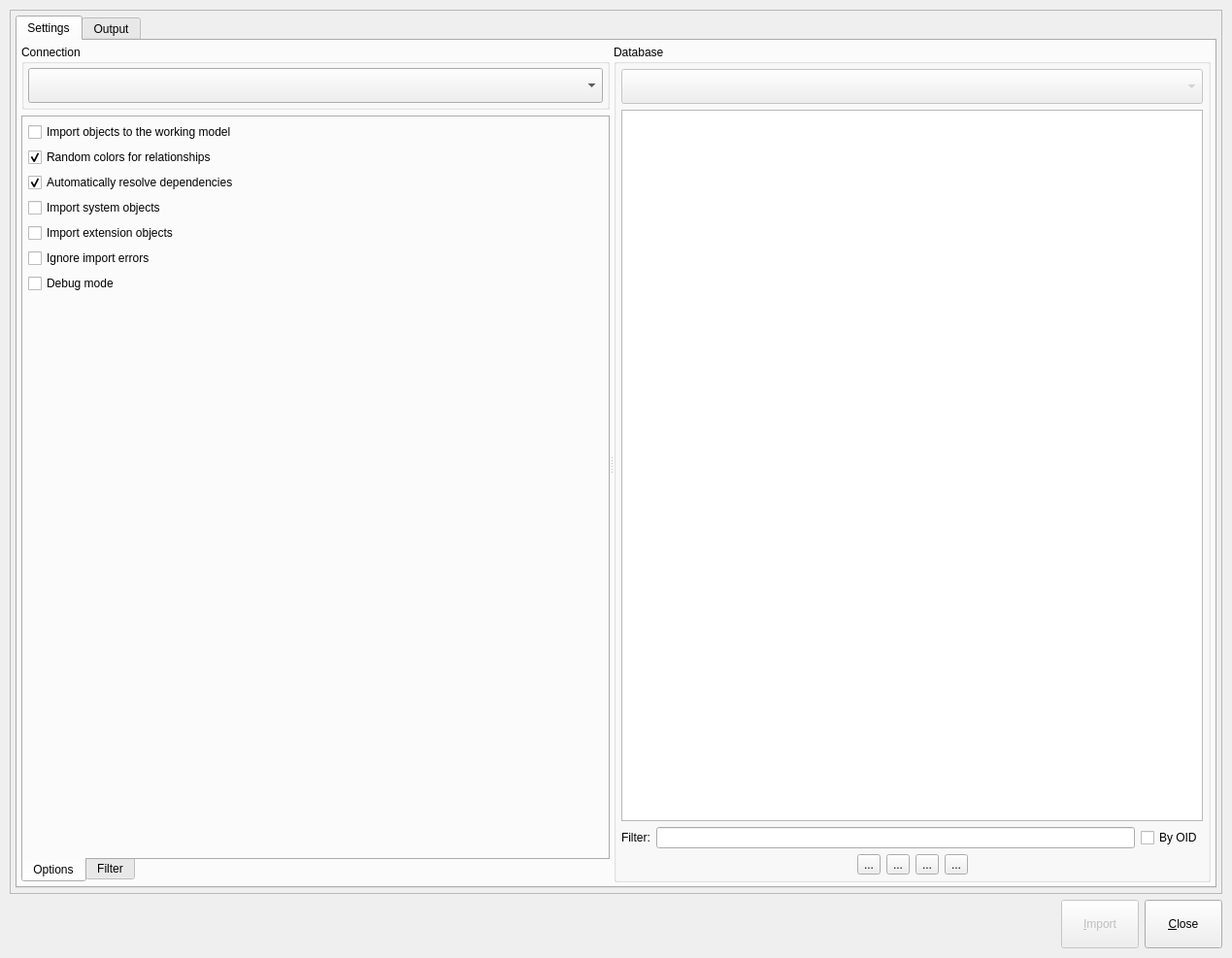
<?xml version="1.0" encoding="UTF-8"?>
<ui version="4.0">
 <class>DatabaseImportForm</class>
 <widget class="QDialog" name="DatabaseImportForm">
  <property name="windowModality">
   <enum>Qt::ApplicationModal</enum>
  </property>
  <property name="geometry">
   <rect>
    <x>0</x>
    <y>0</y>
    <width>1269</width>
    <height>987</height>
   </rect>
  </property>
  <property name="sizePolicy">
   <sizepolicy hsizetype="Preferred" vsizetype="Preferred">
    <horstretch>0</horstretch>
    <verstretch>0</verstretch>
   </sizepolicy>
  </property>
  <property name="minimumSize">
   <size>
    <width>800</width>
    <height>600</height>
   </size>
  </property>
  <property name="maximumSize">
   <size>
    <width>16777215</width>
    <height>16777215</height>
   </size>
  </property>
  <property name="windowTitle">
   <string>Import database</string>
  </property>
  <property name="windowIcon">
   <iconset resource="../../res/resources.qrc">
    <normaloff>:/icons/icons/pgmodeler_logo.png</normaloff>:/icons/icons/pgmodeler_logo.png</iconset>
  </property>
  <layout class="QGridLayout" name="gridLayout_24">
   <property name="leftMargin">
    <number>10</number>
   </property>
   <property name="topMargin">
    <number>10</number>
   </property>
   <property name="rightMargin">
    <number>10</number>
   </property>
   <property name="bottomMargin">
    <number>10</number>
   </property>
   <item row="0" column="0" colspan="3">
    <widget class="QFrame" name="frame">
     <property name="enabled">
      <bool>true</bool>
     </property>
     <property name="sizePolicy">
      <sizepolicy hsizetype="Expanding" vsizetype="Expanding">
       <horstretch>0</horstretch>
       <verstretch>0</verstretch>
      </sizepolicy>
     </property>
     <property name="frameShape">
      <enum>QFrame::StyledPanel</enum>
     </property>
     <property name="frameShadow">
      <enum>QFrame::Raised</enum>
     </property>
     <layout class="QGridLayout" name="gridLayout_3">
      <property name="leftMargin">
       <number>5</number>
      </property>
      <property name="topMargin">
       <number>5</number>
      </property>
      <property name="rightMargin">
       <number>5</number>
      </property>
      <property name="bottomMargin">
       <number>5</number>
      </property>
      <item row="0" column="0" colspan="2">
       <widget class="QTabWidget" name="settings_tbw">
        <property name="enabled">
         <bool>true</bool>
        </property>
        <property name="sizePolicy">
         <sizepolicy hsizetype="Expanding" vsizetype="Expanding">
          <horstretch>0</horstretch>
          <verstretch>0</verstretch>
         </sizepolicy>
        </property>
        <property name="currentIndex">
         <number>0</number>
        </property>
        <widget class="QWidget" name="tab_7">
         <attribute name="title">
          <string>Settings</string>
         </attribute>
         <layout class="QGridLayout" name="gridLayout">
          <property name="leftMargin">
           <number>4</number>
          </property>
          <property name="topMargin">
           <number>4</number>
          </property>
          <property name="rightMargin">
           <number>4</number>
          </property>
          <property name="bottomMargin">
           <number>4</number>
          </property>
          <item row="0" column="0">
           <widget class="QSplitter" name="splitter">
            <property name="orientation">
             <enum>Qt::Horizontal</enum>
            </property>
            <property name="childrenCollapsible">
             <bool>false</bool>
            </property>
            <widget class="QWidget" name="layoutWidget">
             <layout class="QVBoxLayout" name="verticalLayout">
              <item>
               <widget class="QGroupBox" name="groupBox">
                <property name="title">
                 <string>Connection</string>
                </property>
                <layout class="QHBoxLayout" name="horizontalLayout">
                 <property name="leftMargin">
                  <number>4</number>
                 </property>
                 <property name="topMargin">
                  <number>4</number>
                 </property>
                 <property name="rightMargin">
                  <number>4</number>
                 </property>
                 <property name="bottomMargin">
                  <number>4</number>
                 </property>
                 <item>
                  <widget class="QComboBox" name="connections_cmb">
                   <property name="sizePolicy">
                    <sizepolicy hsizetype="Expanding" vsizetype="Fixed">
                     <horstretch>0</horstretch>
                     <verstretch>0</verstretch>
                    </sizepolicy>
                   </property>
                   <property name="sizeAdjustPolicy">
                    <enum>QComboBox::AdjustToMinimumContentsLengthWithIcon</enum>
                   </property>
                   <property name="iconSize">
                    <size>
                     <width>28</width>
                     <height>28</height>
                    </size>
                   </property>
                  </widget>
                 </item>
                </layout>
               </widget>
              </item>
              <item>
               <widget class="QTabWidget" name="options_tbw">
                <property name="sizePolicy">
                 <sizepolicy hsizetype="Preferred" vsizetype="Expanding">
                  <horstretch>0</horstretch>
                  <verstretch>0</verstretch>
                 </sizepolicy>
                </property>
                <property name="tabPosition">
                 <enum>QTabWidget::South</enum>
                </property>
                <property name="currentIndex">
                 <number>0</number>
                </property>
                <widget class="QWidget" name="options_pg">
                 <attribute name="title">
                  <string>Options</string>
                 </attribute>
                 <layout class="QGridLayout" name="gridLayout_2">
                  <property name="leftMargin">
                   <number>5</number>
                  </property>
                  <property name="topMargin">
                   <number>5</number>
                  </property>
                  <property name="rightMargin">
                   <number>5</number>
                  </property>
                  <property name="bottomMargin">
                   <number>5</number>
                  </property>
                  <item row="5" column="0" colspan="3">
                   <widget class="QCheckBox" name="ignore_errors_chk">
                    <property name="sizePolicy">
                     <sizepolicy hsizetype="Preferred" vsizetype="Fixed">
                      <horstretch>0</horstretch>
                      <verstretch>0</verstretch>
                     </sizepolicy>
                    </property>
                    <property name="toolTip">
                     <string>&lt;p&gt; pgModeler ignores import errors and will try to create as many as possible objects. By checking this option the import operation will not be aborted but an incomplete model will be constructed. This option generates a log file on pgModeler's temp directory.&lt;/p&gt;</string>
                    </property>
                    <property name="statusTip">
                     <string/>
                    </property>
                    <property name="whatsThis">
                     <string/>
                    </property>
                    <property name="text">
                     <string>Ignore import errors</string>
                    </property>
                   </widget>
                  </item>
                  <item row="2" column="0" colspan="3">
                   <widget class="QCheckBox" name="resolve_deps_chk">
                    <property name="sizePolicy">
                     <sizepolicy hsizetype="Preferred" vsizetype="Fixed">
                      <horstretch>0</horstretch>
                      <verstretch>0</verstretch>
                     </sizepolicy>
                    </property>
                    <property name="toolTip">
                     <string>&lt;p&gt;Resolve some of the object's dependencies by querying the catalog when a needed object does not exists on the loaded set. In some cases it's necessary to combine this option with others below. This option does not applies to database level objects like role, tablespace and language as well for data types, extensions.&lt;/p&gt;</string>
                    </property>
                    <property name="statusTip">
                     <string/>
                    </property>
                    <property name="whatsThis">
                     <string/>
                    </property>
                    <property name="text">
                     <string>Automatically resolve dependencies</string>
                    </property>
                    <property name="checked">
                     <bool>true</bool>
                    </property>
                   </widget>
                  </item>
                  <item row="3" column="0" colspan="3">
                   <widget class="QCheckBox" name="import_sys_objs_chk">
                    <property name="sizePolicy">
                     <sizepolicy hsizetype="Preferred" vsizetype="Fixed">
                      <horstretch>0</horstretch>
                      <verstretch>0</verstretch>
                     </sizepolicy>
                    </property>
                    <property name="toolTip">
                     <string>&lt;p&gt;Enables the import of system built-in objects. It's recommend to select only those objects that are directly referenced by the ones to be imported. WARNING: Try to import a huge set of system objects can bloat the resultant model or even crash pgModeler due to memory/cpu overuse.&lt;/p&gt;</string>
                    </property>
                    <property name="statusTip">
                     <string/>
                    </property>
                    <property name="whatsThis">
                     <string/>
                    </property>
                    <property name="text">
                     <string>Import system objects</string>
                    </property>
                   </widget>
                  </item>
                  <item row="4" column="0" colspan="3">
                   <widget class="QCheckBox" name="import_ext_objs_chk">
                    <property name="sizePolicy">
                     <sizepolicy hsizetype="Preferred" vsizetype="Fixed">
                      <horstretch>0</horstretch>
                      <verstretch>0</verstretch>
                     </sizepolicy>
                    </property>
                    <property name="toolTip">
                     <string>&lt;p&gt;Enables the import of objects created by extensions. Generally there is no need to check this option but if there are objects in the database that directly references this category of objects this mode must be enabled.&lt;/p&gt;</string>
                    </property>
                    <property name="statusTip">
                     <string/>
                    </property>
                    <property name="whatsThis">
                     <string/>
                    </property>
                    <property name="text">
                     <string>Import extension objects</string>
                    </property>
                   </widget>
                  </item>
                  <item row="1" column="0" colspan="3">
                   <widget class="QCheckBox" name="rand_rel_color_chk">
                    <property name="sizePolicy">
                     <sizepolicy hsizetype="Preferred" vsizetype="Fixed">
                      <horstretch>0</horstretch>
                      <verstretch>0</verstretch>
                     </sizepolicy>
                    </property>
                    <property name="toolTip">
                     <string>&lt;p&gt;Random colors will be assigned to imported relationships facilitating the identification of links between tables mainly in large models.&lt;/p&gt;</string>
                    </property>
                    <property name="statusTip">
                     <string/>
                    </property>
                    <property name="text">
                     <string>Random colors for relationships</string>
                    </property>
                    <property name="checked">
                     <bool>true</bool>
                    </property>
                   </widget>
                  </item>
                  <item row="0" column="0" colspan="3">
                   <widget class="QCheckBox" name="import_to_model_chk">
                    <property name="sizePolicy">
                     <sizepolicy hsizetype="Preferred" vsizetype="Fixed">
                      <horstretch>0</horstretch>
                      <verstretch>0</verstretch>
                     </sizepolicy>
                    </property>
                    <property name="toolTip">
                     <string>&lt;p&gt;Create all imported objects in the current working model instead of create a new one.&lt;/p&gt;</string>
                    </property>
                    <property name="statusTip">
                     <string/>
                    </property>
                    <property name="text">
                     <string>Import objects to the working model</string>
                    </property>
                    <property name="checked">
                     <bool>false</bool>
                    </property>
                   </widget>
                  </item>
                  <item row="7" column="0" colspan="3">
                   <spacer name="verticalSpacer">
                    <property name="orientation">
                     <enum>Qt::Vertical</enum>
                    </property>
                    <property name="sizeHint" stdset="0">
                     <size>
                      <width>302</width>
                      <height>168</height>
                     </size>
                    </property>
                   </spacer>
                  </item>
                  <item row="6" column="0" colspan="3">
                   <widget class="QCheckBox" name="debug_mode_chk">
                    <property name="sizePolicy">
                     <sizepolicy hsizetype="Preferred" vsizetype="Fixed">
                      <horstretch>0</horstretch>
                      <verstretch>0</verstretch>
                     </sizepolicy>
                    </property>
                    <property name="toolTip">
                     <string>&lt;p&gt;All catalog queries as well the created objects' source code are printed to standard output (stdout).&lt;/p&gt;</string>
                    </property>
                    <property name="statusTip">
                     <string/>
                    </property>
                    <property name="whatsThis">
                     <string/>
                    </property>
                    <property name="text">
                     <string>Debug mode</string>
                    </property>
                   </widget>
                  </item>
                 </layout>
                </widget>
                <widget class="QWidget" name="tab">
                 <attribute name="title">
                  <string>Filter</string>
                 </attribute>
                </widget>
               </widget>
              </item>
             </layout>
            </widget>
            <widget class="QGroupBox" name="database_gb">
             <property name="enabled">
              <bool>true</bool>
             </property>
             <property name="sizePolicy">
              <sizepolicy hsizetype="Expanding" vsizetype="Preferred">
               <horstretch>0</horstretch>
               <verstretch>0</verstretch>
              </sizepolicy>
             </property>
             <property name="title">
              <string>Database</string>
             </property>
             <layout class="QGridLayout" name="gridLayout_5">
              <property name="leftMargin">
               <number>5</number>
              </property>
              <property name="topMargin">
               <number>5</number>
              </property>
              <property name="rightMargin">
               <number>5</number>
              </property>
              <property name="bottomMargin">
               <number>5</number>
              </property>
              <item row="3" column="0" colspan="2">
               <widget class="QWidget" name="buttons_wgt" native="true">
                <property name="enabled">
                 <bool>true</bool>
                </property>
                <property name="minimumSize">
                 <size>
                  <width>0</width>
                  <height>0</height>
                 </size>
                </property>
                <layout class="QHBoxLayout" name="horizontalLayout_4">
                 <property name="leftMargin">
                  <number>0</number>
                 </property>
                 <property name="topMargin">
                  <number>0</number>
                 </property>
                 <property name="rightMargin">
                  <number>0</number>
                 </property>
                 <property name="bottomMargin">
                  <number>0</number>
                 </property>
                 <item>
                  <spacer name="horizontalSpacer">
                   <property name="orientation">
                    <enum>Qt::Horizontal</enum>
                   </property>
                   <property name="sizeHint" stdset="0">
                    <size>
                     <width>90</width>
                     <height>20</height>
                    </size>
                   </property>
                  </spacer>
                 </item>
                 <item>
                  <widget class="QToolButton" name="select_all_tb">
                   <property name="enabled">
                    <bool>true</bool>
                   </property>
                   <property name="sizePolicy">
                    <sizepolicy hsizetype="Preferred" vsizetype="Preferred">
                     <horstretch>0</horstretch>
                     <verstretch>0</verstretch>
                    </sizepolicy>
                   </property>
                   <property name="minimumSize">
                    <size>
                     <width>0</width>
                     <height>0</height>
                    </size>
                   </property>
                   <property name="toolTip">
                    <string>Select all objects</string>
                   </property>
                   <property name="text">
                    <string>...</string>
                   </property>
                   <property name="icon">
                    <iconset resource="../../res/resources.qrc">
                     <normaloff>:/icons/icons/selectmove.png</normaloff>:/icons/icons/selectmove.png</iconset>
                   </property>
                   <property name="iconSize">
                    <size>
                     <width>32</width>
                     <height>32</height>
                    </size>
                   </property>
                   <property name="checkable">
                    <bool>false</bool>
                   </property>
                  </widget>
                 </item>
                 <item>
                  <widget class="QToolButton" name="clear_all_tb">
                   <property name="enabled">
                    <bool>true</bool>
                   </property>
                   <property name="sizePolicy">
                    <sizepolicy hsizetype="Preferred" vsizetype="Preferred">
                     <horstretch>0</horstretch>
                     <verstretch>0</verstretch>
                    </sizepolicy>
                   </property>
                   <property name="minimumSize">
                    <size>
                     <width>0</width>
                     <height>0</height>
                    </size>
                   </property>
                   <property name="toolTip">
                    <string>Clear object selection</string>
                   </property>
                   <property name="text">
                    <string>...</string>
                   </property>
                   <property name="icon">
                    <iconset resource="../../res/resources.qrc">
                     <normaloff>:/icons/icons/clearobjsel.png</normaloff>:/icons/icons/clearobjsel.png</iconset>
                   </property>
                   <property name="iconSize">
                    <size>
                     <width>32</width>
                     <height>32</height>
                    </size>
                   </property>
                   <property name="checkable">
                    <bool>false</bool>
                   </property>
                  </widget>
                 </item>
                 <item>
                  <widget class="QToolButton" name="expand_all_tb">
                   <property name="enabled">
                    <bool>true</bool>
                   </property>
                   <property name="sizePolicy">
                    <sizepolicy hsizetype="Preferred" vsizetype="Preferred">
                     <horstretch>0</horstretch>
                     <verstretch>0</verstretch>
                    </sizepolicy>
                   </property>
                   <property name="minimumSize">
                    <size>
                     <width>0</width>
                     <height>0</height>
                    </size>
                   </property>
                   <property name="toolTip">
                    <string>Expands all items</string>
                   </property>
                   <property name="text">
                    <string>...</string>
                   </property>
                   <property name="icon">
                    <iconset resource="../../res/resources.qrc">
                     <normaloff>:/icons/icons/add.png</normaloff>:/icons/icons/add.png</iconset>
                   </property>
                   <property name="iconSize">
                    <size>
                     <width>32</width>
                     <height>32</height>
                    </size>
                   </property>
                   <property name="checkable">
                    <bool>false</bool>
                   </property>
                  </widget>
                 </item>
                 <item>
                  <widget class="QToolButton" name="collapse_all_tb">
                   <property name="enabled">
                    <bool>true</bool>
                   </property>
                   <property name="sizePolicy">
                    <sizepolicy hsizetype="Preferred" vsizetype="Preferred">
                     <horstretch>0</horstretch>
                     <verstretch>0</verstretch>
                    </sizepolicy>
                   </property>
                   <property name="minimumSize">
                    <size>
                     <width>0</width>
                     <height>0</height>
                    </size>
                   </property>
                   <property name="toolTip">
                    <string>Collapses all items</string>
                   </property>
                   <property name="text">
                    <string>...</string>
                   </property>
                   <property name="icon">
                    <iconset resource="../../res/resources.qrc">
                     <normaloff>:/icons/icons/remove.png</normaloff>:/icons/icons/remove.png</iconset>
                   </property>
                   <property name="iconSize">
                    <size>
                     <width>32</width>
                     <height>32</height>
                    </size>
                   </property>
                   <property name="checkable">
                    <bool>false</bool>
                   </property>
                  </widget>
                 </item>
                 <item>
                  <spacer name="horizontalSpacer_2">
                   <property name="orientation">
                    <enum>Qt::Horizontal</enum>
                   </property>
                   <property name="sizeHint" stdset="0">
                    <size>
                     <width>101</width>
                     <height>20</height>
                    </size>
                   </property>
                  </spacer>
                 </item>
                </layout>
               </widget>
              </item>
              <item row="2" column="0" colspan="2">
               <widget class="QStackedWidget" name="db_objects_stw">
                <property name="enabled">
                 <bool>true</bool>
                </property>
                <property name="currentIndex">
                 <number>0</number>
                </property>
                <widget class="QWidget" name="page">
                 <layout class="QVBoxLayout" name="verticalLayout_2">
                  <property name="leftMargin">
                   <number>0</number>
                  </property>
                  <property name="topMargin">
                   <number>0</number>
                  </property>
                  <property name="rightMargin">
                   <number>0</number>
                  </property>
                  <property name="bottomMargin">
                   <number>0</number>
                  </property>
                  <item>
                   <widget class="QWidget" name="objs_parent_wgt" native="true">
                    <property name="enabled">
                     <bool>true</bool>
                    </property>
                    <layout class="QGridLayout" name="gridLayout_6">
                     <property name="leftMargin">
                      <number>0</number>
                     </property>
                     <property name="topMargin">
                      <number>0</number>
                     </property>
                     <property name="rightMargin">
                      <number>0</number>
                     </property>
                     <property name="bottomMargin">
                      <number>0</number>
                     </property>
                     <item row="1" column="0" colspan="2">
                      <layout class="QHBoxLayout" name="horizontalLayout_3">
                       <item>
                        <widget class="QLabel" name="filter_lbl">
                         <property name="enabled">
                          <bool>true</bool>
                         </property>
                         <property name="sizePolicy">
                          <sizepolicy hsizetype="Fixed" vsizetype="Preferred">
                           <horstretch>0</horstretch>
                           <verstretch>0</verstretch>
                          </sizepolicy>
                         </property>
                         <property name="text">
                          <string>Filter:</string>
                         </property>
                        </widget>
                       </item>
                       <item>
                        <widget class="QLineEdit" name="filter_edt">
                         <property name="enabled">
                          <bool>true</bool>
                         </property>
                         <property name="clearButtonEnabled">
                          <bool>true</bool>
                         </property>
                        </widget>
                       </item>
                       <item>
                        <widget class="QCheckBox" name="by_oid_chk">
                         <property name="enabled">
                          <bool>true</bool>
                         </property>
                         <property name="toolTip">
                          <string>Filter object by it's OID</string>
                         </property>
                         <property name="text">
                          <string>By OID</string>
                         </property>
                        </widget>
                       </item>
                      </layout>
                     </item>
                     <item row="0" column="0" colspan="2">
                      <widget class="QTreeWidget" name="db_objects_tw">
                       <property name="enabled">
                        <bool>true</bool>
                       </property>
                       <property name="minimumSize">
                        <size>
                         <width>300</width>
                         <height>0</height>
                        </size>
                       </property>
                       <property name="frameShadow">
                        <enum>QFrame::Sunken</enum>
                       </property>
                       <property name="editTriggers">
                        <set>QAbstractItemView::NoEditTriggers</set>
                       </property>
                       <property name="alternatingRowColors">
                        <bool>true</bool>
                       </property>
                       <property name="selectionMode">
                        <enum>QAbstractItemView::NoSelection</enum>
                       </property>
                       <property name="selectionBehavior">
                        <enum>QAbstractItemView::SelectRows</enum>
                       </property>
                       <property name="iconSize">
                        <size>
                         <width>28</width>
                         <height>28</height>
                        </size>
                       </property>
                       <property name="textElideMode">
                        <enum>Qt::ElideRight</enum>
                       </property>
                       <property name="rootIsDecorated">
                        <bool>true</bool>
                       </property>
                       <property name="uniformRowHeights">
                        <bool>true</bool>
                       </property>
                       <property name="sortingEnabled">
                        <bool>false</bool>
                       </property>
                       <property name="animated">
                        <bool>true</bool>
                       </property>
                       <property name="headerHidden">
                        <bool>true</bool>
                       </property>
                       <property name="expandsOnDoubleClick">
                        <bool>true</bool>
                       </property>
                       <property name="columnCount">
                        <number>2</number>
                       </property>
                       <attribute name="headerVisible">
                        <bool>false</bool>
                       </attribute>
                       <attribute name="headerMinimumSectionSize">
                        <number>50</number>
                       </attribute>
                       <attribute name="headerShowSortIndicator" stdset="0">
                        <bool>false</bool>
                       </attribute>
                       <column>
                        <property name="text">
                         <string notr="true">1</string>
                        </property>
                       </column>
                       <column>
                        <property name="text">
                         <string notr="true">2</string>
                        </property>
                       </column>
                      </widget>
                     </item>
                    </layout>
                   </widget>
                  </item>
                 </layout>
                </widget>
                <widget class="QWidget" name="page_2">
                 <layout class="QVBoxLayout" name="verticalLayout_3">
                  <property name="leftMargin">
                   <number>0</number>
                  </property>
                  <property name="topMargin">
                   <number>0</number>
                  </property>
                  <property name="rightMargin">
                   <number>0</number>
                  </property>
                  <property name="bottomMargin">
                   <number>0</number>
                  </property>
                  <item>
                   <widget class="QTableWidget" name="filtered_objs_tbw">
                    <property name="enabled">
                     <bool>true</bool>
                    </property>
                    <property name="editTriggers">
                     <set>QAbstractItemView::NoEditTriggers</set>
                    </property>
                    <property name="alternatingRowColors">
                     <bool>true</bool>
                    </property>
                    <property name="selectionMode">
                     <enum>QAbstractItemView::ExtendedSelection</enum>
                    </property>
                    <property name="selectionBehavior">
                     <enum>QAbstractItemView::SelectRows</enum>
                    </property>
                    <property name="iconSize">
                     <size>
                      <width>28</width>
                      <height>28</height>
                     </size>
                    </property>
                    <property name="gridStyle">
                     <enum>Qt::SolidLine</enum>
                    </property>
                    <property name="sortingEnabled">
                     <bool>true</bool>
                    </property>
                    <attribute name="horizontalHeaderMinimumSectionSize">
                     <number>30</number>
                    </attribute>
                    <attribute name="horizontalHeaderStretchLastSection">
                     <bool>true</bool>
                    </attribute>
                    <attribute name="verticalHeaderMinimumSectionSize">
                     <number>30</number>
                    </attribute>
                    <column>
                     <property name="text">
                      <string>Object</string>
                     </property>
                     <property name="textAlignment">
                      <set>AlignLeading|AlignVCenter</set>
                     </property>
                     <property name="icon">
                      <iconset resource="../../res/resources.qrc">
                       <normaloff>:/icons/icons/table.png</normaloff>:/icons/icons/table.png</iconset>
                     </property>
                    </column>
                    <column>
                     <property name="text">
                      <string>Type</string>
                     </property>
                     <property name="textAlignment">
                      <set>AlignLeading|AlignVCenter</set>
                     </property>
                     <property name="icon">
                      <iconset resource="../../res/resources.qrc">
                       <normaloff>:/icons/icons/usertype.png</normaloff>:/icons/icons/usertype.png</iconset>
                     </property>
                    </column>
                    <column>
                     <property name="text">
                      <string>ID</string>
                     </property>
                     <property name="icon">
                      <iconset resource="../../res/resources.qrc">
                       <normaloff>:/icons/icons/uid.png</normaloff>:/icons/icons/uid.png</iconset>
                     </property>
                    </column>
                    <column>
                     <property name="text">
                      <string>Parent</string>
                     </property>
                     <property name="textAlignment">
                      <set>AlignLeading|AlignVCenter</set>
                     </property>
                     <property name="icon">
                      <iconset resource="../../res/resources.qrc">
                       <normaloff>:/icons/icons/schema.png</normaloff>:/icons/icons/schema.png</iconset>
                     </property>
                    </column>
                    <column>
                     <property name="text">
                      <string>Type</string>
                     </property>
                     <property name="textAlignment">
                      <set>AlignLeading|AlignVCenter</set>
                     </property>
                     <property name="icon">
                      <iconset resource="../../res/resources.qrc">
                       <normaloff>:/icons/icons/usertype.png</normaloff>:/icons/icons/usertype.png</iconset>
                     </property>
                    </column>
                   </widget>
                  </item>
                 </layout>
                </widget>
               </widget>
              </item>
              <item row="0" column="0" colspan="2">
               <widget class="QComboBox" name="database_cmb">
                <property name="enabled">
                 <bool>false</bool>
                </property>
                <property name="sizePolicy">
                 <sizepolicy hsizetype="Preferred" vsizetype="Preferred">
                  <horstretch>0</horstretch>
                  <verstretch>0</verstretch>
                 </sizepolicy>
                </property>
                <property name="insertPolicy">
                 <enum>QComboBox::InsertAlphabetically</enum>
                </property>
                <property name="sizeAdjustPolicy">
                 <enum>QComboBox::AdjustToMinimumContentsLengthWithIcon</enum>
                </property>
                <property name="iconSize">
                 <size>
                  <width>28</width>
                  <height>28</height>
                 </size>
                </property>
               </widget>
              </item>
             </layout>
            </widget>
           </widget>
          </item>
         </layout>
        </widget>
        <widget class="QWidget" name="tab_8">
         <attribute name="title">
          <string>Output</string>
         </attribute>
         <layout class="QGridLayout" name="gridLayout_28">
          <property name="leftMargin">
           <number>5</number>
          </property>
          <property name="topMargin">
           <number>5</number>
          </property>
          <property name="rightMargin">
           <number>5</number>
          </property>
          <property name="bottomMargin">
           <number>5</number>
          </property>
          <item row="1" column="0" colspan="2">
           <layout class="QGridLayout" name="gridLayout_4">
            <property name="leftMargin">
             <number>5</number>
            </property>
            <property name="topMargin">
             <number>5</number>
            </property>
            <property name="rightMargin">
             <number>5</number>
            </property>
            <property name="bottomMargin">
             <number>5</number>
            </property>
            <item row="1" column="0">
             <widget class="QLabel" name="ico_lbl">
              <property name="sizePolicy">
               <sizepolicy hsizetype="Fixed" vsizetype="Fixed">
                <horstretch>0</horstretch>
                <verstretch>0</verstretch>
               </sizepolicy>
              </property>
              <property name="minimumSize">
               <size>
                <width>32</width>
                <height>32</height>
               </size>
              </property>
              <property name="maximumSize">
               <size>
                <width>32</width>
                <height>32</height>
               </size>
              </property>
              <property name="text">
               <string/>
              </property>
              <property name="scaledContents">
               <bool>true</bool>
              </property>
              <property name="alignment">
               <set>Qt::AlignCenter</set>
              </property>
             </widget>
            </item>
            <item row="0" column="0" colspan="4">
             <widget class="QLabel" name="progress_lbl">
              <property name="sizePolicy">
               <sizepolicy hsizetype="Preferred" vsizetype="Fixed">
                <horstretch>0</horstretch>
                <verstretch>0</verstretch>
               </sizepolicy>
              </property>
              <property name="text">
               <string>Progress label...</string>
              </property>
             </widget>
            </item>
            <item row="1" column="3">
             <widget class="QToolButton" name="cancel_btn">
              <property name="enabled">
               <bool>false</bool>
              </property>
              <property name="sizePolicy">
               <sizepolicy hsizetype="Fixed" vsizetype="Preferred">
                <horstretch>0</horstretch>
                <verstretch>0</verstretch>
               </sizepolicy>
              </property>
              <property name="text">
               <string>&amp;Cancel</string>
              </property>
              <property name="icon">
               <iconset resource="../../res/resources.qrc">
                <normaloff>:/icons/icons/cancel.png</normaloff>:/icons/icons/cancel.png</iconset>
              </property>
              <property name="iconSize">
               <size>
                <width>32</width>
                <height>32</height>
               </size>
              </property>
              <property name="toolButtonStyle">
               <enum>Qt::ToolButtonTextBesideIcon</enum>
              </property>
             </widget>
            </item>
            <item row="1" column="1" colspan="2">
             <widget class="QProgressBar" name="progress_pb">
              <property name="sizePolicy">
               <sizepolicy hsizetype="Expanding" vsizetype="Fixed">
                <horstretch>0</horstretch>
                <verstretch>0</verstretch>
               </sizepolicy>
              </property>
              <property name="value">
               <number>0</number>
              </property>
             </widget>
            </item>
           </layout>
          </item>
          <item row="0" column="0" colspan="2">
           <widget class="QTreeWidget" name="output_trw">
            <property name="sizePolicy">
             <sizepolicy hsizetype="Expanding" vsizetype="Expanding">
              <horstretch>0</horstretch>
              <verstretch>0</verstretch>
             </sizepolicy>
            </property>
            <property name="horizontalScrollBarPolicy">
             <enum>Qt::ScrollBarAsNeeded</enum>
            </property>
            <property name="sizeAdjustPolicy">
             <enum>QAbstractScrollArea::AdjustToContents</enum>
            </property>
            <property name="editTriggers">
             <set>QAbstractItemView::DoubleClicked|QAbstractItemView::EditKeyPressed</set>
            </property>
            <property name="alternatingRowColors">
             <bool>true</bool>
            </property>
            <property name="selectionMode">
             <enum>QAbstractItemView::SingleSelection</enum>
            </property>
            <property name="iconSize">
             <size>
              <width>20</width>
              <height>20</height>
             </size>
            </property>
            <property name="indentation">
             <number>20</number>
            </property>
            <property name="uniformRowHeights">
             <bool>true</bool>
            </property>
            <property name="wordWrap">
             <bool>false</bool>
            </property>
            <attribute name="headerMinimumSectionSize">
             <number>25</number>
            </attribute>
            <column>
             <property name="text">
              <string/>
             </property>
            </column>
           </widget>
          </item>
         </layout>
        </widget>
       </widget>
      </item>
     </layout>
    </widget>
   </item>
   <item row="1" column="0" colspan="3">
    <layout class="QHBoxLayout" name="horizontalLayout_10">
     <item>
      <widget class="QLabel" name="label">
       <property name="sizePolicy">
        <sizepolicy hsizetype="Fixed" vsizetype="Fixed">
         <horstretch>0</horstretch>
         <verstretch>0</verstretch>
        </sizepolicy>
       </property>
       <property name="minimumSize">
        <size>
         <width>242</width>
         <height>50</height>
        </size>
       </property>
       <property name="maximumSize">
        <size>
         <width>242</width>
         <height>50</height>
        </size>
       </property>
       <property name="text">
        <string/>
       </property>
       <property name="pixmap">
        <pixmap resource="../../res/resources.qrc">:/images/images/pgmodeler_name.png</pixmap>
       </property>
       <property name="scaledContents">
        <bool>true</bool>
       </property>
      </widget>
     </item>
     <item>
      <spacer name="horizontalSpacer_6">
       <property name="orientation">
        <enum>Qt::Horizontal</enum>
       </property>
       <property name="sizeHint" stdset="0">
        <size>
         <width>246</width>
         <height>20</height>
        </size>
       </property>
      </spacer>
     </item>
     <item>
      <widget class="QPushButton" name="import_btn">
       <property name="enabled">
        <bool>false</bool>
       </property>
       <property name="sizePolicy">
        <sizepolicy hsizetype="Preferred" vsizetype="Preferred">
         <horstretch>0</horstretch>
         <verstretch>0</verstretch>
        </sizepolicy>
       </property>
       <property name="maximumSize">
        <size>
         <width>16777215</width>
         <height>16777215</height>
        </size>
       </property>
       <property name="text">
        <string>&amp;Import</string>
       </property>
       <property name="icon">
        <iconset resource="../../res/resources.qrc">
         <normaloff>:/icons/icons/import.png</normaloff>:/icons/icons/import.png</iconset>
       </property>
       <property name="iconSize">
        <size>
         <width>32</width>
         <height>32</height>
        </size>
       </property>
       <property name="default">
        <bool>true</bool>
       </property>
      </widget>
     </item>
     <item>
      <widget class="QPushButton" name="close_btn">
       <property name="sizePolicy">
        <sizepolicy hsizetype="Preferred" vsizetype="Preferred">
         <horstretch>0</horstretch>
         <verstretch>0</verstretch>
        </sizepolicy>
       </property>
       <property name="maximumSize">
        <size>
         <width>16777215</width>
         <height>16777215</height>
        </size>
       </property>
       <property name="text">
        <string>&amp;Close</string>
       </property>
       <property name="icon">
        <iconset resource="../../res/resources.qrc">
         <normaloff>:/icons/icons/close1.png</normaloff>:/icons/icons/close1.png</iconset>
       </property>
       <property name="iconSize">
        <size>
         <width>32</width>
         <height>32</height>
        </size>
       </property>
       <property name="flat">
        <bool>false</bool>
       </property>
      </widget>
     </item>
    </layout>
   </item>
  </layout>
 </widget>
 <tabstops>
  <tabstop>resolve_deps_chk</tabstop>
  <tabstop>import_sys_objs_chk</tabstop>
  <tabstop>import_ext_objs_chk</tabstop>
  <tabstop>ignore_errors_chk</tabstop>
  <tabstop>debug_mode_chk</tabstop>
  <tabstop>database_cmb</tabstop>
  <tabstop>filter_edt</tabstop>
  <tabstop>by_oid_chk</tabstop>
  <tabstop>cancel_btn</tabstop>
  <tabstop>import_btn</tabstop>
  <tabstop>close_btn</tabstop>
 </tabstops>
 <resources>
  <include location="../../res/resources.qrc"/>
  <include location="../../res/resources.qrc"/>
  <include location="../../res/resources.qrc"/>
 </resources>
 <connections/>
</ui>
